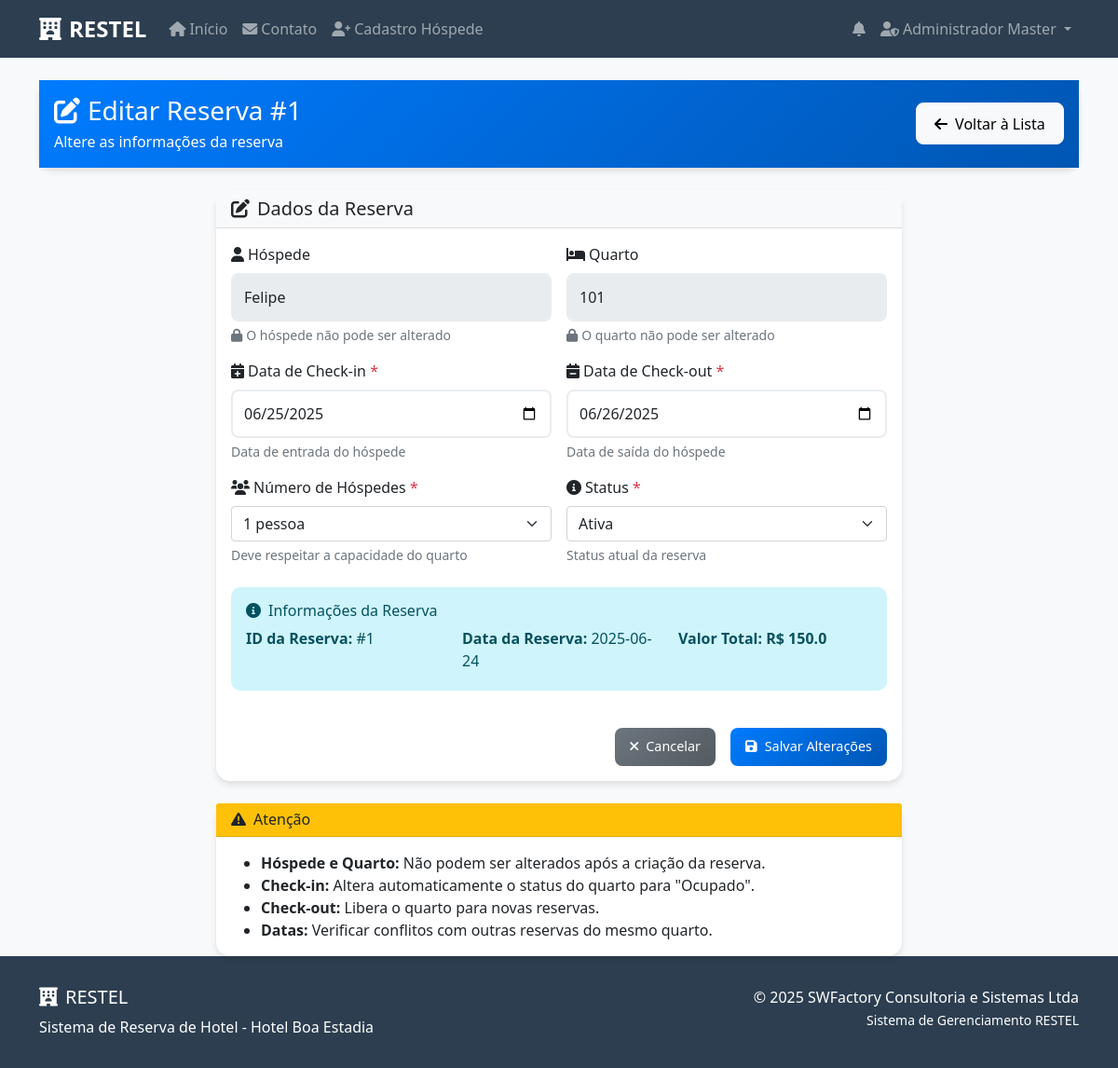
/admin/reserva/1/editar (signed in), run on the app's committed database.
### tables this page shows
CREATE TABLE reservas (
            id INTEGER PRIMARY KEY AUTOINCREMENT,
            hospede_id INTEGER,
            quarto_id INTEGER,
            data_checkin DATE NOT NULL,
            data_checkout DATE NOT NULL,
            numero_hospedes INTEGER NOT NULL,
            valor_total REAL NOT NULL,
            status TEXT NOT NULL CHECK(status IN ('Ativa', 'Cancelada', 'Check-in', 'Check-out')),
            data_reserva TIMESTAMP DEFAULT CURRENT_TIMESTAMP,
            FOREIGN KEY (hospede_id) REFERENCES hospedes(id),
            FOREIGN KEY (quarto_id) REFERENCES quartos(id)
        );

CREATE TABLE hospedes (
            id INTEGER PRIMARY KEY AUTOINCREMENT,
            nome_completo TEXT NOT NULL,
            email TEXT UNIQUE NOT NULL,
            cpf TEXT UNIQUE NOT NULL,
            telefone TEXT NOT NULL,
            senha TEXT NOT NULL,
            ativo BOOLEAN DEFAULT 1,
            data_cadastro TIMESTAMP DEFAULT CURRENT_TIMESTAMP
        );

CREATE TABLE quartos (
            id INTEGER PRIMARY KEY AUTOINCREMENT,
            numero TEXT UNIQUE NOT NULL,
            tipo TEXT NOT NULL,
            capacidade INTEGER NOT NULL,
            preco_diaria DECIMAL(10,2) NOT NULL,
            status TEXT NOT NULL CHECK(status IN ('Disponível', 'Ocupado', 'Manutenção')),
            ativo BOOLEAN DEFAULT 1,
            data_cadastro TIMESTAMP DEFAULT CURRENT_TIMESTAMP
        );

### src/restel/app.py (the view)
@app.route('/admin/reserva/<int:reserva_id>/editar')
def editar_reserva(reserva_id):
    if 'admin_id' not in session:
        flash('Acesso negado! Faça login como administrador.', 'error')
        return redirect(url_for('login_admin'))
    conn = get_db_connection()
    reserva = conn.execute('''
        SELECT r.*, h.nome_completo as hospede_nome, q.numero as quarto_numero
        FROM reservas r
        JOIN hospedes h ON r.hospede_id = h.id
        JOIN quartos q ON r.quarto_id = q.id
        WHERE r.id = ?
    ''', (reserva_id,)).fetchone()
    if not reserva:
        flash('Reserva não encontrada!', 'error')
        conn.close()
        return redirect(url_for('gerenciar_reservas'))
    hospedes = conn.execute('SELECT * FROM hospedes WHERE ativo = 1 ORDER BY nome_completo').fetchall()
    quartos = conn.execute('SELECT * FROM quartos WHERE ativo = 1 ORDER BY numero').fetchall()
    conn.close()
    return render_template('admin_reserva_editar.html', reserva=reserva, hospedes=hospedes, quartos=quartos)

### src/restel/app.py (called while the page is built)
def get_db_connection():
    from flask import current_app
    db_path = current_app.config.get('DATABASE', DATABASE)
    conn = sqlite3.connect(db_path)
    conn.row_factory = sqlite3.Row
    return conn

@app.context_processor
def inject_notifications():
    if 'hospede_id' in session:
        user_id = session['hospede_id']
        user_type = 'hospede'
    elif 'admin_id' in session:
        user_id = session['admin_id']
        user_type = 'admin'
    else:
        return {}
    conn = get_db_connection()
    unread_count = conn.execute(
        'SELECT COUNT(*) FROM notificacoes WHERE usuario_id = ? AND usuario_tipo = ? AND lida = 0',
        (user_id, user_type)
    ).fetchone()[0]
    recent_notifications = conn.execute(
        'SELECT * FROM notificacoes WHERE usuario_id = ? AND usuario_tipo = ? ORDER BY data_criacao DESC LIMIT 5',
        (user_id, user_type)
    ).fetchall()
    conn.close()
    return dict(unread_count=unread_count, recent_notifications=recent_notifications)

### src/restel/templates/admin_reserva_editar.html (shortened to what this page needs)
{% extends "base.html" %}
{% block content %}
<div class="container mt-4">
    <div class="row">
        <div class="col-12">
            <div class="card bg-primary text-white">
                <div class="card-body">
                    <div class="row align-items-center">
                        <div class="col-md-8">
                            <h1 class="h3 mb-1">
                                <i class="fas fa-edit me-2"></i>Editar Reserva #{{ reserva.id }}
                            </h1>
                            <p class="mb-0">
                                Altere as informações da reserva
                            </p>
                        </div>
                        <div class="col-md-4 text-md-end">
                            <a href="{{ url_for('gerenciar_reservas') }}" class="btn btn-light">
                                <i class="fas fa-arrow-left me-2"></i>Voltar à Lista
                            </a>
                        </div>
                    </div>
                </div>
            </div>
        </div>
    </div>
    <div class="row mt-4">
        <div class="col-lg-8 mx-auto">
            <div class="card">
                <div class="card-header bg-light">
                    <h5 class="mb-0">
                        <i class="fas fa-edit me-2"></i>Dados da Reserva
                    </h5>
                </div>
                <div class="card-body">
                    <form method="POST" action="{{ url_for('processar_edicao_reserva', reserva_id=reserva.id) }}">
                        <div class="row g-3">
                            <div class="col-md-6">
                                <label for="hospede_nome" class="form-label">
                                    <i class="fas fa-user me-1"></i>Hóspede
                                </label>
                                <input type="text" class="form-control" id="hospede_nome"
                                       value="{{ reserva.hospede_nome }}" readonly>
                                <div class="form-text text-muted">
                                    <i class="fas fa-lock me-1"></i>O hóspede não pode ser alterado
                                </div>
                            </div>
                            <div class="col-md-6">
                                <label for="quarto_numero" class="form-label">
                                    <i class="fas fa-bed me-1"></i>Quarto
                                </label>
                                <input type="text" class="form-control" id="quarto_numero"
                                       value="{{ reserva.quarto_numero }}" readonly>
                                <div class="form-text text-muted">
                                    <i class="fas fa-lock me-1"></i>O quarto não pode ser alterado
                                </div>
                            </div>
                            <div class="col-md-6">
                                <label for="data_checkin" class="form-label">
                                    <i class="fas fa-calendar-plus me-1"></i>Data de Check-in <span class="text-danger">*</span>
                                </label>
                                <input type="date" class="form-control" id="data_checkin" name="data_checkin"
                                       value="{{ reserva.data_checkin }}" required>
                                <div class="form-text">
                                    Data de entrada do hóspede
                                </div>
                            </div>
                            <div class="col-md-6">
                                <label for="data_checkout" class="form-label">
                                    <i class="fas fa-calendar-minus me-1"></i>Data de Check-out <span class="text-danger">*</span>
                                </label>
                                <input type="date" class="form-control" id="data_checkout" name="data_checkout"
                                       value="{{ reserva.data_checkout }}" required>
                                <div class="form-text">
                                    Data de saída do hóspede
                                </div>
                            </div>
                            <div class="col-md-6">
                                <label for="numero_hospedes" class="form-label">
                                    <i class="fas fa-users me-1"></i>Número de Hóspedes <span class="text-danger">*</span>
                                </label>
                                <select class="form-select" id="numero_hospedes" name="numero_hospedes" required>
                                    <option value="1" {% if reserva.numero_hospedes == 1 %}selected{% endif %}>1 pessoa</option>
                                </select>
                                <div class="form-text">
                                    Deve respeitar a capacidade do quarto
                                </div>
                            </div>
                            <div class="col-md-6">
                                <label for="status" class="form-label">
                                    <i class="fas fa-info-circle me-1"></i>Status <span class="text-danger">*</span>
                                </label>
                                <select class="form-select" id="status" name="status" required>
                                    <option value="Ativa" {% if reserva.status == 'Ativa' %}selected{% endif %}>Ativa</option>
                                </select>
                                <div class="form-text">
                                    Status atual da reserva
                                </div>
                            </div>
                        </div>
                        <div class="row mt-4">
                            <div class="col-12">
                                <div class="alert alert-info">
                                    <h6 class="alert-heading">
                                        <i class="fas fa-info-circle me-2"></i>Informações da Reserva
                                    </h6>
                                    <div class="row">
                                        <div class="col-md-4">
                                            <p class="mb-1"><strong>ID da Reserva:</strong> #{{ reserva.id }}</p>
                                        </div>
                                        <div class="col-md-4">
                                            <p class="mb-1"><strong>Data da Reserva:</strong> {{ reserva.data_reserva.split(' ')[0] if reserva.data_reserva else 'N/A' }}</p>
                                        </div>
                                        <div class="col-md-4">
                                            <p class="mb-1"><strong>Valor Total:</strong>
                                                <span class="fw-bold">R$ {{ reserva.valor_total }}</span>
                                            </p>
                                        </div>
                                    </div>
                                </div>
                            </div>
                        </div>
                        <div class="row mt-4">
                            <div class="col-12">
                                <div class="d-grid gap-2 d-md-flex justify-content-md-end">
                                    <a href="{{ url_for('gerenciar_reservas') }}" class="btn btn-secondary me-md-2">
                                        <i class="fas fa-times me-2"></i>Cancelar
                                    </a>
                                    <button type="submit" class="btn btn-primary">
                                        <i class="fas fa-save me-2"></i>Salvar Alterações
                                    </button>
                                </div>
                            </div>
                        </div>
                    </form>
                </div>
            </div>
        </div>
    </div>
    <div class="row mt-4">
        <div class="col-lg-8 mx-auto">
            <div class="card border-warning">
                <div class="card-header bg-warning text-dark">
                    <h6 class="mb-0">
                        <i class="fas fa-exclamation-triangle me-2"></i>Atenção
                    </h6>
                </div>
                <div class="card-body">
                    <ul class="mb-0">
                        <li><strong>Hóspede e Quarto:</strong> Não podem ser alterados após a criação da reserva.</li>
                        <li><strong>Check-in:</strong> Altera automaticamente o status do quarto para "Ocupado".</li>
                        <li><strong>Check-out:</strong> Libera o quarto para novas reservas.</li>
                        <li><strong>Datas:</strong> Verificar conflitos com outras reservas do mesmo quarto.</li>
                    </ul>
                </div>
            </div>
        </div>
    </div>
</div>
{% endblock %}

### static/css/admin_painel.css (style rules this page uses)
.card { transition: all 0.3s ease; border: none; box-shadow: 0 2px 10px rgba(0, 0, 0, 0.1); }
.card .btn { transition: all 0.3s ease; }
.bg-primary .card-body { background: linear-gradient(135deg, #007bff 0%, #0056b3 100%); }
.text-danger { color: #dc3545 !important; }
.btn-primary { background: linear-gradient(135deg, #007bff 0%, #0056b3 100%); border: none; }
.btn-secondary { background: linear-gradient(135deg, #6c757d 0%, #545b62 100%); border: none; }
.card { animation: fadeInUp 0.6s ease-out; }
.d-grid .btn { padding: 0.6rem 1rem; font-size: 0.9rem; }

### src/restel/templates/base.html (style rules this page uses)
:root { --primary-color: #2c3e50; --secondary-color: #3498db; --success-color: #27ae60; --danger-color: #e74c3c; --warning-color: #f39c12; --light-bg: #f8f9fa; }
body { font-family: 'Segoe UI', Tahoma, Geneva, Verdana, sans-serif; background-color: var(--light-bg); }
.card { border: none; border-radius: 15px; box-shadow: 0 4px 6px rgba(0, 0, 0, 0.1); transition: transform 0.2s; }
.btn { border-radius: 8px; padding: 0.6rem 1.2rem; font-weight: 500; }
.btn-primary { background-color: var(--primary-color); border-color: var(--primary-color); }
.form-control { border-radius: 8px; border: 2px solid #e9ecef; padding: 0.75rem; }
.alert { border-radius: 10px; border: none; }

### data on the page
reservas: id "1", data_checkin "06/25/2025", data_checkout "06/26/2025", numero_hospedes "1 pessoa", status "Ativa", data_reserva "2025-06-24", valor_total "150.0"
hospedes: hospede_nome "Felipe"
quartos: quarto_numero "101"

### other printed values
{{ session.admin_nome }} "Administrador Master"
